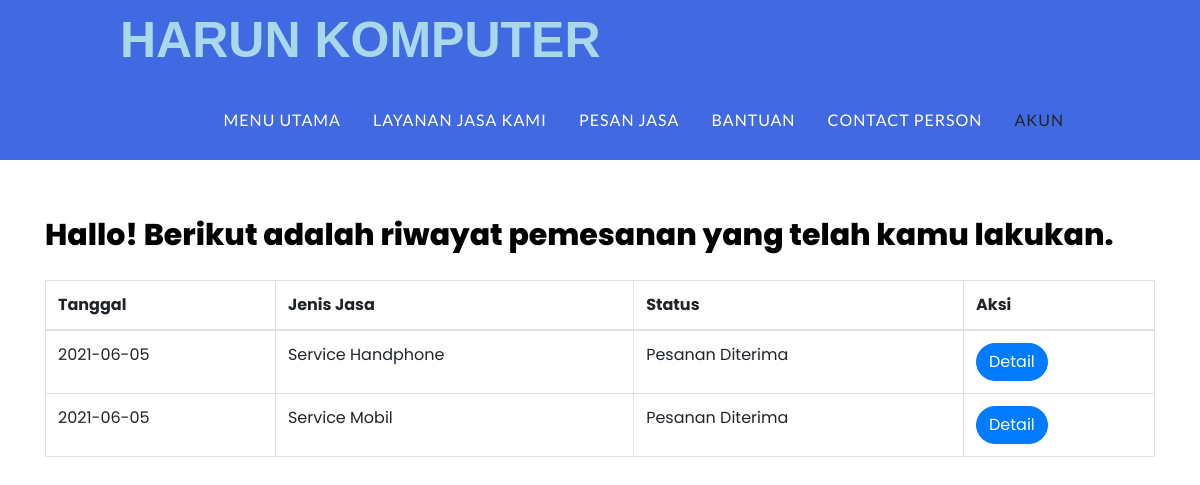
The page /aplikasiHarunKomputer/riwayatpemesanan.php (signed in) on the database its author committed.
### tables this page shows
CREATE TABLE `pemesanan` (
  `id_pemesanan` int(11) NOT NULL,
  `jenis_jasa` varchar(100) NOT NULL,
  `id_user` int(11) NOT NULL,
  `tanggal_pemesanan` date NOT NULL,
  `nama_pemesan` varchar(100) NOT NULL,
  `telepon_pemesan` int(15) NOT NULL,
  `alamat_pemesan` varchar(100) NOT NULL,
  `keluhan_pemesan` varchar(500) NOT NULL,
  `biaya_transport` int(11) NOT NULL,
  `biaya_jasa` int(100) NOT NULL,
  `biaya_tambahan` int(100) NOT NULL,
  `total_biaya` int(100) NOT NULL,
  `keterangan` varchar(1000) NOT NULL,
  `mekanik` varchar(1000) NOT NULL,
  `status_pemesanan` varchar(100) NOT NULL DEFAULT 'Pesanan Diterima'
);

### aplikasiHarunKomputer/riwayatpemesanan.php (the view, shortened to what this page needs)
<!doctype html>
<html lang="en">
  <head>
    <link rel="stylesheet" href="https://maxcdn.bootstrapcdn.com/bootstrap/4.0.0/css/bootstrap.min.css">
    <link rel="stylesheet" href="css/riwayatpemesanan.css">
  </head>
  <body>
  <?php include 'menu.php'; ?>
  <div class="container">
    <h3>Hallo! Berikut adalah riwayat pemesanan yang telah kamu lakukan.</h3>
    <table class="table table-bordered">
            <thead>
                <tr>
                    <th>Tanggal</th>
                    <th>Jenis Jasa</th>
                    <th>Status</th>
                    <th>Aksi</th>
                </tr>
            </thead>
            <tbody>
                <?php
                    $id_pemesan = $_SESSION["login"]['id_user'];
                    $ambil=$koneksi->query("SELECT * FROM pemesanan WHERE id_user = '$id_pemesan'");?>
                <?php while($pecah = $ambil->fetch_assoc()){; ?>
                <tr>
                    <td><?php echo $pecah['tanggal_pemesanan']; ?></td>
                    <td><?php echo $pecah['jenis_jasa']; ?></td>
                    <td><?php echo $pecah['status_pemesanan']; ?></td>
                    <td>
                        <a href="nota.php?id=<?php echo $pecah['id_pemesanan'];?>" class="btn btn-primary">Detail</a>
                    </td>
                </tr>
                <?php } ?>
            </tbody>
        </table>
    </div>
  </body>
</html>

### aplikasiHarunKomputer/css/riwayatpemesanan.css (style rules this page uses)
.container { margin-top: 50px; }
.table { position: relative; margin-top: 20px; }
.btn { border-radius: 20px; }

### aplikasiHarunKomputer/css/style.css (style rules this page uses)
* { text-decoration: none; margin: 0px; padding: 0px; }
body { margin: 0px; padding: 0px; font-family: 'Poppins', 'sans-serif'; overflow-x: hidden; }
h3 { font-weight: 800; font-size: 30px; margin-bottom: 20px; color: black; width: 100%; line-height: 50px; }

### rows shown on the page
pemesanan: tanggal_pemesanan "2021-06-05", jenis_jasa "Service Handphone", status_pemesanan "Pesanan Diterima"
pemesanan: tanggal_pemesanan "2021-06-05", jenis_jasa "Service Mobil", status_pemesanan "Pesanan Diterima"
